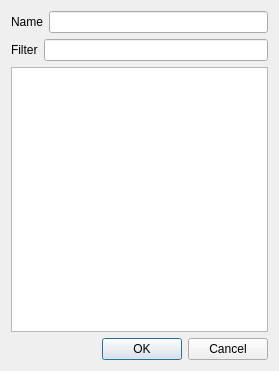
<?xml version="1.0" encoding="UTF-8"?>
<ui version="4.0">
 <class>TTrackSelector</class>
 <widget class="QDialog" name="TTrackSelector">
  <property name="geometry">
   <rect>
    <x>0</x>
    <y>0</y>
    <width>279</width>
    <height>371</height>
   </rect>
  </property>
  <property name="windowTitle">
   <string>Track Selector</string>
  </property>
  <layout class="QVBoxLayout" name="verticalLayout">
   <item>
    <layout class="QHBoxLayout" name="horizontalLayout">
     <item>
      <widget class="QLabel" name="nameLabel">
       <property name="text">
        <string>Name</string>
       </property>
      </widget>
     </item>
     <item>
      <widget class="QLineEdit" name="nameLineEdit"/>
     </item>
    </layout>
   </item>
   <item>
    <layout class="QHBoxLayout" name="horizontalLayout_2">
     <item>
      <widget class="QLabel" name="nameLabel_2">
       <property name="text">
        <string>Filter</string>
       </property>
      </widget>
     </item>
     <item>
      <widget class="QLineEdit" name="nameLineEdit_2"/>
     </item>
    </layout>
   </item>
   <item>
    <widget class="QListWidget" name="tracksListWidget">
     <property name="selectionMode">
      <enum>QAbstractItemView::MultiSelection</enum>
     </property>
    </widget>
   </item>
   <item>
    <widget class="QDialogButtonBox" name="buttonBox">
     <property name="orientation">
      <enum>Qt::Horizontal</enum>
     </property>
     <property name="standardButtons">
      <set>QDialogButtonBox::Cancel|QDialogButtonBox::Ok</set>
     </property>
    </widget>
   </item>
  </layout>
 </widget>
 <resources/>
 <connections>
  <connection>
   <sender>buttonBox</sender>
   <signal>accepted()</signal>
   <receiver>TTrackSelector</receiver>
   <slot>accept()</slot>
   <hints>
    <hint type="sourcelabel">
     <x>248</x>
     <y>254</y>
    </hint>
    <hint type="destinationlabel">
     <x>157</x>
     <y>274</y>
    </hint>
   </hints>
  </connection>
  <connection>
   <sender>buttonBox</sender>
   <signal>rejected()</signal>
   <receiver>TTrackSelector</receiver>
   <slot>reject()</slot>
   <hints>
    <hint type="sourcelabel">
     <x>316</x>
     <y>260</y>
    </hint>
    <hint type="destinationlabel">
     <x>286</x>
     <y>274</y>
    </hint>
   </hints>
  </connection>
 </connections>
</ui>
